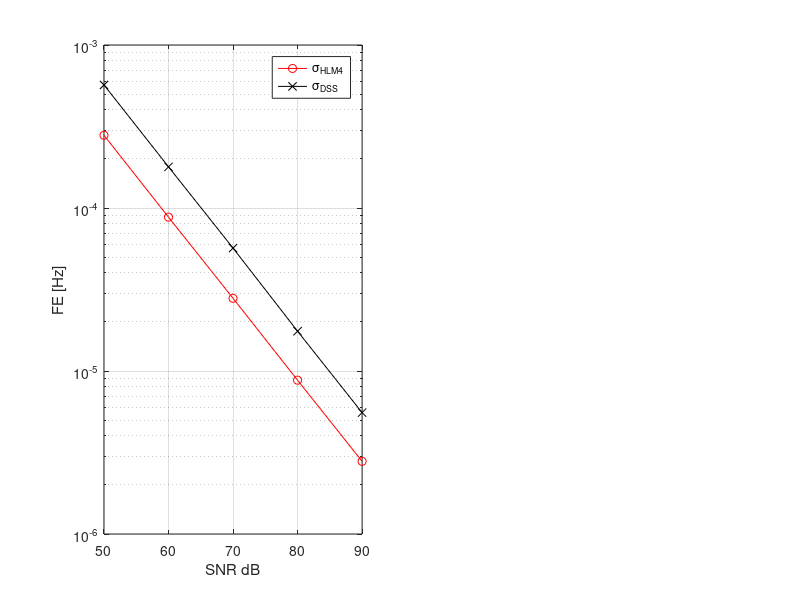

This figure's MATLAB source: (Note: this script raises an error after producing the figure.)
clear all; close all; clc;

load("comparisonHLM4_DSS_SM10000.mat")

figure
subplot(121)
semilogy(SNRset,FE_LM_std,'ro-',SNRset,FE_SS_std,'kx-')
hold on; 
grid on;
% semilogy(SNRset,abs(FE_LM_mean),'ro--',SNRset,abs(FE_SS_mean),'kx--')
ylabel('FE [Hz]'); xlabel('SNR dB');
% lgd = legend('\sigma_{HLM4}','\sigma_{DSS}','\mu_{HLM4}','\mu_{DSS}')
lgd = legend('\sigma_{HLM4}','\sigma_{DSS}')
lgd.FontSize = 14;
%lgd.Location = 'Southoutside';
lgd.Orientation = 'Horizontal';
%title('FE - Salto de Magnitude')

subplot(122)
semilogy(SNRset,TVE_LM_std,'ro-',SNRset,TVE_SS_std,'kx-')
hold on; 
grid on;
% semilogy(SNRset,abs(FE_LM_mean),'ro--',SNRset,abs(FE_SS_mean),'kx--')
ylabel('TVE [%]'); xlabel('SNR dB');
% lgd = legend('\sigma_{HLM4}','\sigma_{DSS}','\mu_{HLM4}','\mu_{DSS}')
lgd = legend('\sigma_{HLM4}','\sigma_{DSS}')
lgd.FontSize = 14;
%lgd.Location = 'Southoutside';
lgd.Orientation = 'Horizontal';
%title('FE - Salto de Magnitude')

load("comparisonHLM4_DSS_SF1000.mat")

figure
subplot(121)
semilogy(SNRset,FE_LM_std,'ro-',SNRset,FE_SS_std,'kx-')
hold on; 
grid on;
% semilogy(SNRset,abs(FE_LM_mean),'ro--',SNRset,abs(FE_SS_mean),'kx--')
ylabel('FE [Hz]'); xlabel('SNR dB');
% lgd = legend('\sigma_{HLM4}','\sigma_{DSS}','\mu_{HLM4}','\mu_{DSS}')
lgd = legend('\sigma_{HLM4}','\sigma_{DSS}')
lgd.FontSize = 14;
%lgd.Location = 'Southoutside';
lgd.Orientation = 'Horizontal';
%title('FE - Salto de Magnitude')

subplot(122)
semilogy(SNRset,TVE_LM_std,'ro-',SNRset,TVE_SS_std,'kx-')
hold on; 
grid on;
% semilogy(SNRset,abs(FE_LM_mean),'ro--',SNRset,abs(FE_SS_mean),'kx--')
ylabel('TVE [%]'); xlabel('SNR dB');
% lgd = legend('\sigma_{HLM4}','\sigma_{DSS}','\mu_{HLM4}','\mu_{DSS}')
lgd = legend('\sigma_{HLM4}','\sigma_{DSS}')
lgd.FontSize = 14;
%lgd.Location = 'Southoutside';
lgd.Orientation = 'Horizontal';
%title('FE - Salto de Magnitude')
